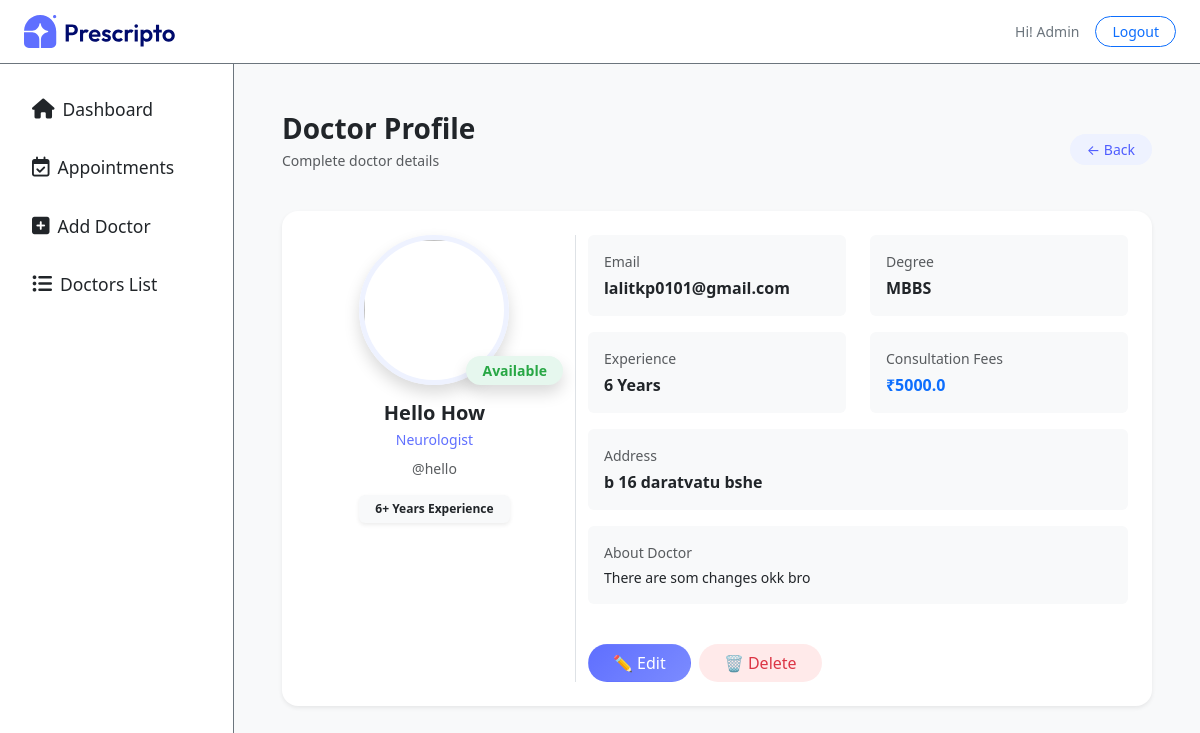
/doctor/view/17/ (signed in), run on an earlier commit of the app's database.
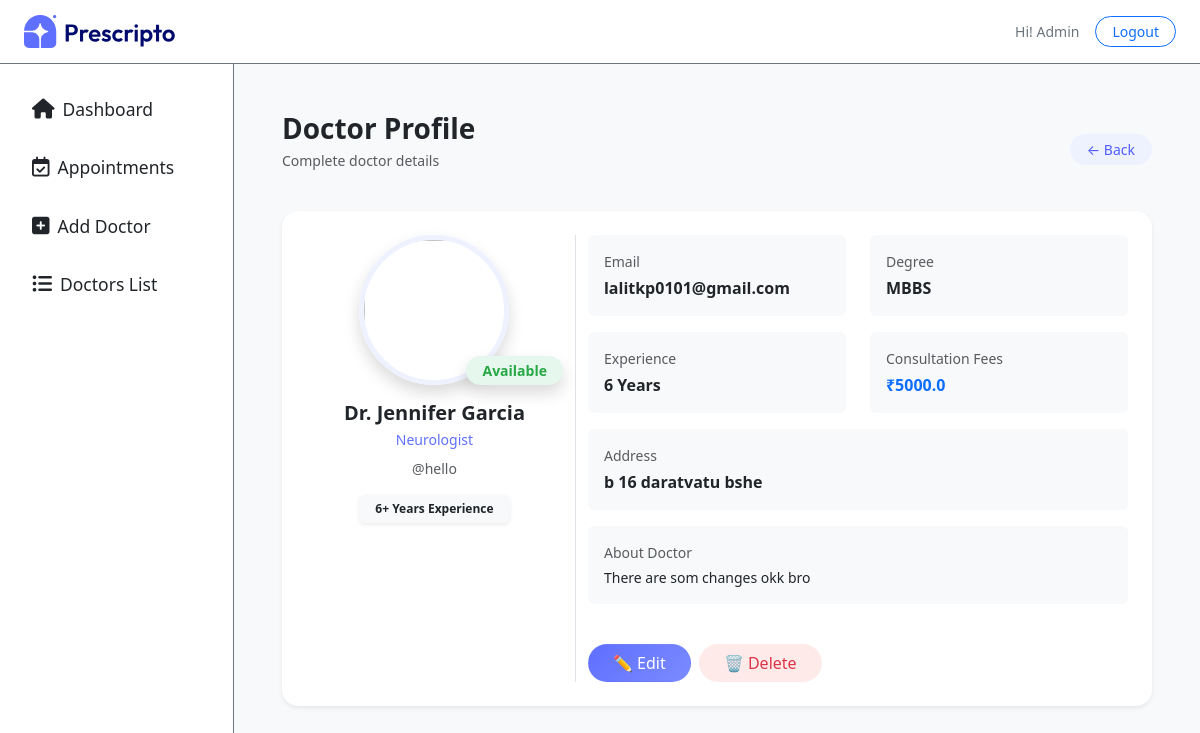
And on a later commit of the database.
### appointment/models.py (models this page shows, shortened)
class Doctor(models.Model):
    image = CloudinaryField('image', folder='doctor_image')
    name = models.CharField(max_length=100)
    email = models.EmailField()
    username = models.CharField(max_length=255, unique=True)
    password = models.CharField(max_length=100)
    experience = models.IntegerField()
    fees = models.FloatField()
    category = models.ForeignKey(Category, on_delete=models.CASCADE)
    degree = models.CharField(max_length=50)
    about = models.TextField()
    address = models.TextField()
    available = models.BooleanField(default=True)

class Category(models.Model):
    name = models.CharField(max_length=100)
    def __str__(self):
        return self.name

### appointment/views.py (the view)
# urls.py: path('doctor/view/<int:id>/', views.doctor_view, name='doctor_view'),
@login_required(login_url=('/dash_login'))
@staff_member_required
def doctor_view(request, id):
    doctor = get_object_or_404(Doctor, id=id)
    return render(request, 'dashboard/doctor_view.html', {
        'doctor': doctor,
        'action': 'doctor_view',
        'role': 'admin'
    })

### templates/dashboard/doctor_view.html (shortened to what the changed rows need)
{% extends "dashboard/layout.html" %}
{% load static %}
{% block contant %}
    <section class="p-5 bg-light" style="width:100%;">
        <div class="bg-white rounded-4 shadow-sm p-4"
            style="max-width:1800px;"
            data-aos="zoom-in">
            <div class="row">
                <div class="col-md-4 text-center border-end">
                    <div class="position-relative mb-3">
                        <img src="{{ doctor.image.url }}"
                            class="rounded-circle shadow"
                            style="width:150px;height:150px;object-fit:cover; border:5px solid #eef2ff; transition:0.3s;"
                            onmouseover="this.style.transform='scale(1.05)'"
                            onmouseout="this.style.transform=''">
                        <span class="position-absolute bottom-0 end-0 px-3 py-1 rounded-pill small fw-semibold shadow"
                            style="background:{% if doctor.available %}#e6f7ee{% else %}#fdeaea{% endif %};
                                color:{% if doctor.available %}#28a745{% else %}#dc3545{% endif %};">
                        </span>
                    </div>
                    <h5 class="fw-bold mb-1">{{ doctor.name }}</h5>
                    <p class="small mb-2" style="color:#5f6fff;">{{ doctor.category }}</p>
                    <p class="small text-muted mb-1">@{{ doctor.username }}</p>
                    <div class="mt-3">
                        <span class="badge bg-light text-dark px-3 py-2 shadow-sm">
                            {{ doctor.experience }}+ Years Experience
                        </span>
                    </div>
                </div>
                <div class="col-md-8">
                    <div class="row">
                        <div class="col-md-6 mb-3" data-aos="fade-right">
                            <div class="p-3 rounded bg-light">
                                <p class="small text-muted mb-1">Email</p>
                                <p class="fw-semibold mb-0">{{ doctor.email }}</p>
                            </div>
                        </div>
                        <div class="col-md-6 mb-3" data-aos="fade-left">
                            <div class="p-3 rounded bg-light">
                                <p class="small text-muted mb-1">Degree</p>
                                <p class="fw-semibold mb-0">{{ doctor.degree }}</p>
                            </div>
                        </div>
                        <div class="col-md-6 mb-3" data-aos="fade-right">
                            <div class="p-3 rounded bg-light">
                                <p class="small text-muted mb-1">Experience</p>
                                <p class="fw-semibold mb-0">{{ doctor.experience }} Years</p>
                            </div>
                        </div>
                        <div class="col-md-6 mb-3" data-aos="fade-left">
                            <div class="p-3 rounded bg-light">
                                <p class="small text-muted mb-1">Consultation Fees</p>
                                <p class="fw-bold text-primary mb-0">₹{{ doctor.fees }}</p>
                            </div>
                        </div>
                        <div class="col-12 mb-3" data-aos="fade-up">
                            <div class="p-3 rounded bg-light">
                                <p class="small text-muted mb-1">Address</p>
                                <p class="fw-semibold mb-0">{{ doctor.address }}</p>
                            </div>
                        </div>
                        <div class="col-12 mb-3" data-aos="fade-up">
                            <div class="p-3 rounded bg-light">
                                <p class="small text-muted mb-1">About Doctor</p>
                                <p class="small mb-0">
                                    {{ doctor.about|default:"No details available" }}
                                </p>
                            </div>
                        </div>
                    </div>
                </div>
            </div>
        </div>
    </section>
{% endblock %}

What changed in the data, as far as the page shows it:
changed Doctor "lalitkp0101@gmail.com": name "Hello How" → "Dr. Jennifer Garcia"
